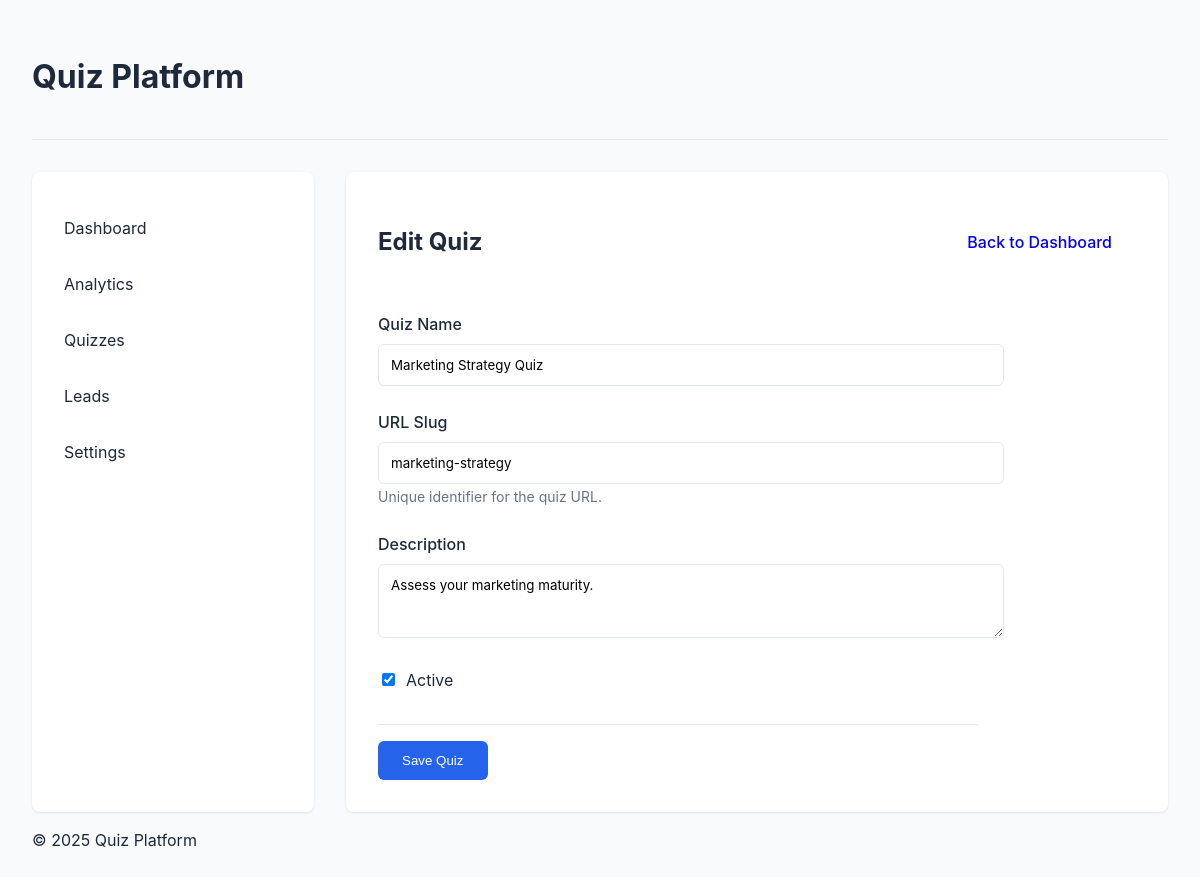
Page /admin/quizzes/marketing-strategy/edit on the committed database.
### app/db_models.py (models this page shows)
class Quiz(Base):
    __tablename__ = "quizzes"
    id = Column(Integer, primary_key=True, index=True)
    slug = Column(String, unique=True, index=True)
    name = Column(String)
    description = Column(String, nullable=True)
    is_active = Column(Boolean, default=True)
    created_at = Column(DateTime, default=datetime.utcnow)
    questions = relationship("QuizQuestion", back_populates="quiz")
    leads = relationship("Lead", back_populates="quiz")

### main.py (the view)
@app.get("/admin/quizzes/{slug}/edit", response_class=HTMLResponse)
async def edit_quiz(request: Request, slug: str, db: Session = Depends(get_db)):
    quiz = db.query(db_models.Quiz).filter(db_models.Quiz.slug == slug).first()
    if not quiz:
        return HTMLResponse("Quiz not found", status_code=404)
    return templates.TemplateResponse("admin/quiz_editor.html", {"request": request, "quiz": quiz, "title": "Edit Quiz"})

### templates/admin/quiz_editor.html (shortened to what this page needs)
{% extends "admin_layout.html" %}
{% block admin_content %}
<div class="editor-header">
    <h2>{{ 'Edit Quiz' if quiz else 'Create New Quiz' }}</h2>
    <a href="/admin/dashboard" class="btn btn-outline">Back to Dashboard</a>
</div>
<form method="POST" action="{{ '/admin/quizzes/' + quiz.slug + '/edit' if quiz else '/admin/quizzes/new' }}"
    class="quiz-form">
    <div class="form-group">
        <label for="name" class="form-label">Quiz Name</label>
        <input type="text" id="name" name="name" class="form-input" value="{{ quiz.name if quiz else '' }}" required>
    </div>
    <div class="form-group">
        <label for="slug" class="form-label">URL Slug</label>
        <input type="text" id="slug" name="slug" class="form-input" value="{{ quiz.slug if quiz else '' }}" required>
        <small class="form-text text-muted">Unique identifier for the quiz URL.</small>
    </div>
    <div class="form-group">
        <label for="description" class="form-label">Description</label>
        <textarea id="description" name="description" class="form-input"
            rows="3">{{ quiz.description if quiz else '' }}</textarea>
    </div>
    <div class="form-group checkbox-group">
        <input type="checkbox" id="is_active" name="is_active" {{ 'checked' if quiz and quiz.is_active else '' }}>
        <label for="is_active">Active</label>
    </div>
    <div class="form-actions">
        <button type="submit" class="btn btn-primary">Save Quiz</button>
    </div>
</form>
{% endblock %}

### static/style.css (style rules this page uses)
:root { --primary-color: #2563eb; --primary-hover: #1d4ed8; --background-color: #f8fafc; --text-color: #1e293b; --border-color: #e2e8f0; --card-bg: #ffffff; --font-family: 'Inter', system-ui, -apple-system, sans-serif; }
body { font-family: var(--font-family); background-color: var(--background-color); color: var(--text-color); margin: 0; padding: 0; line-height: 1.5; }
h1, h2, h3 { font-weight: 700; color: var(--text-color); }
.btn { display: inline-flex; align-items: center; justify-content: center; padding: 0.75rem 1.5rem; border-radius: 0.375rem; font-weight: 500; cursor: pointer; transition: all 0.2s; border: none; text-decoration: none; }
.btn-primary { background-color: var(--primary-color); color: white; }
.form-group { margin-bottom: 1.5rem; }
.form-label { display: block; margin-bottom: 0.5rem; font-weight: 500; }
.form-input { width: 100%; padding: 0.75rem; border: 1px solid var(--border-color); border-radius: 0.375rem; font-family: inherit; }

### templates/admin/quiz_editor.html (style rules this page uses)
.editor-header { display: flex; justify-content: space-between; align-items: center; margin-bottom: 2rem; }
.quiz-form { max-width: 600px; }
.checkbox-group { display: flex; align-items: center; gap: 0.5rem; }
.form-text { font-size: 0.875rem; color: #64748b; margin-top: 0.25rem; }
.form-actions { margin-top: 2rem; padding-top: 1rem; border-top: 1px solid var(--border-color); }

### rows in the picture
Quiz: name "Marketing Strategy Quiz", slug "marketing-strategy", description "Assess your marketing maturity."

### other values in the picture
{{ 'Edit Quiz' if quiz else 'Create New Quiz' }} "Edit Quiz"
